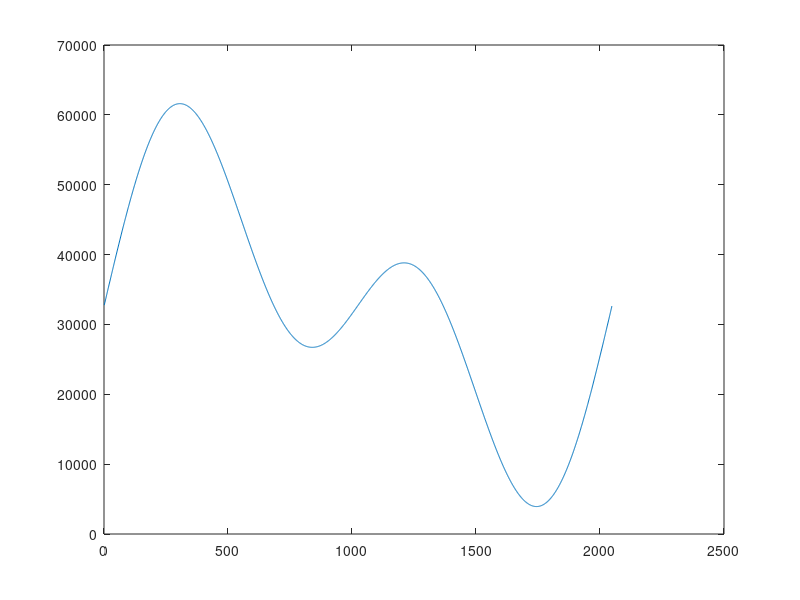

Reproduce this figure in MATLAB.
F1 = 1; %信号频率
F2 = 2;
Fs= 2048; %采样频率
P1= 0; %信号初始相位
N = 2048; %采样点数
t=[0: 1/Fs: (N-1)/Fs]; %采样时刻
ADC=2^15 - 1; %直流分量
A=2^14; %信号幅度
%生成正弦信号
s=A*sin(2*pi*F1*t + pi*P1/180) + A*sin(2*pi*F2*t + pi*P1/180) + ADC;
plot(s); %绘制图形
%创建 coe 文件
fild = fopen('sin_wave_2048x16.coe','wt');
%写入 coe 文件头
%固定写法，表示写入的数据是 10 进制表示
fprintf(fild, '%s\n','memory_initialization_radix=10;');
%固定写法，下面开始写入数据
fprintf(fild, '%s\n\n','memory_initialization_vector ='); 
for i = 1:N
s2(i) = round(s(i)); %对小数四舍五入以取整
if s2(i) <0 %负 1 强制置零
s2(i) = 0
end
fprintf(fild, '%d',s2(i)); %数据写入
if i==N
fprintf(fild, '%s\n',';'); %最后一个数据用;
else
fprintf(fild,',\n'); % 其他数据用,
end
end
fclose(fild); % 写完了，关闭文件
